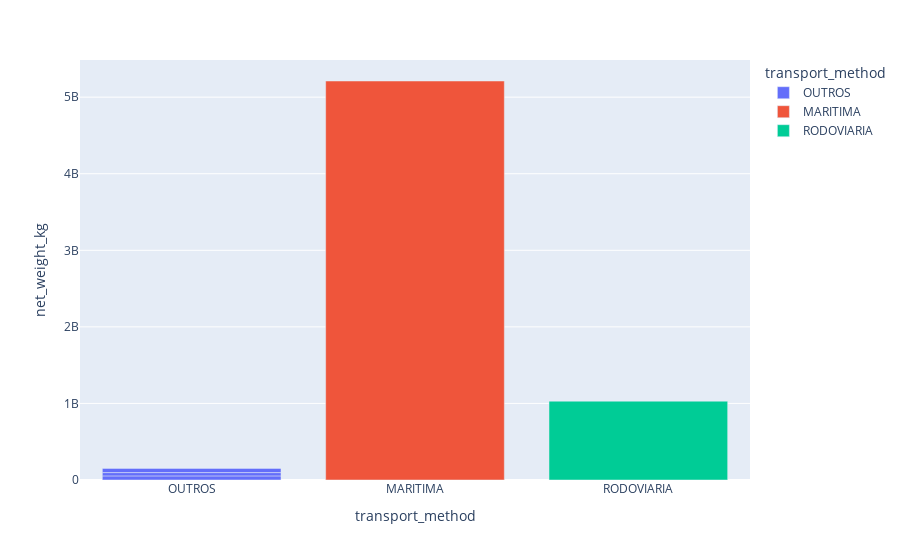

The code cell stored with this chart in its notebook:
### Code cell
fig = px.bar(
    transport_aggregated_df,
    x="transport_method",
    y="net_weight_kg",
    color="transport_method"
)

fig.show()

### Figure 1 — Plotly figure (JSON) as saved in the notebook; plotly's stock layout.template omitted (floating-point values rounded to 4 significant figures)
{"data": [{"alignmentgroup": "True", "hovertemplate": "transport_method=%{x}<br>net_weight_kg=%{y}<extra></extra>", "legendgroup": "OUTROS", "marker": {"color": "#636efa", "pattern": {"shape": ""}}, "name": "OUTROS", "offsetgroup": "OUTROS", "orientation": "v", "showlegend": true, "textposition": "auto", "type": "bar", "x": ["OUTROS", "OUTROS", "OUTROS", "OUTROS", "OUTROS"], "xaxis": "x", "y": [53750965, 43143363, 60564931, 18057, 470], "yaxis": "y"}, {"alignmentgroup": "True", "hovertemplate": "transport_method=%{x}<br>net_weight_kg=%{y}<extra></extra>", "legendgroup": "MARITIMA", "marker": {"color": "#EF553B", "pattern": {"shape": ""}}, "name": "MARITIMA", "offsetgroup": "MARITIMA", "orientation": "v", "showlegend": true, "textposition": "auto", "type": "bar", "x": ["MARITIMA"], "xaxis": "x", "y": [5211050962], "yaxis": "y"}, {"alignmentgroup": "True", "hovertemplate": "transport_method=%{x}<br>net_weight_kg=%{y}<extra></extra>", "legendgroup": "RODOVIARIA", "marker": {"color": "#00cc96", "pattern": {"shape": ""}}, "name": "RODOVIARIA", "offsetgroup": "RODOVIARIA", "orientation": "v", "showlegend": true, "textposition": "auto", "type": "bar", "x": ["RODOVIARIA"], "xaxis": "x", "y": [1029517789], "yaxis": "y"}], "layout": {"barmode": "relative", "legend": {"title": {"text": "transport_method"}, "tracegroupgap": 0}, "margin": {"t": 60}, "xaxis": {"anchor": "y", "categoryarray": ["OUTROS", "MARITIMA", "RODOVIARIA"], "categoryorder": "array", "domain": [0, 1], "title": {"text": "transport_method"}}, "yaxis": {"anchor": "x", "domain": [0, 1], "title": {"text": "net_weight_kg"}}}}
